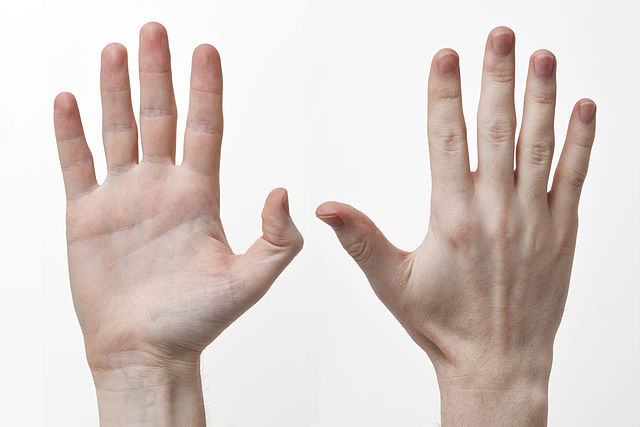
#> input picture src/Human-Hands-Front-Back.jpg, 640 x 427 px, given in place of the camera
$ python 'exp2_görünmeslik_pelerini.py'
#> lines starting #> are read from the running program, lines starting #| are printed output that depends on the picture; after the words box and inside, x2 and y2 are one past the last pixel; in counts of white or black regions, pixels touching at a corner belong together
import cv2
import numpy as np
cap = cv2.VideoCapture(0)
sas, img = cap.read()
#> img is the input picture: shape (427, 640, 3); mean B, G, R 201.5, 206.4, 218.3

cv2.imwrite("arkaplan.jpg", img)

background=cv2.imread("arkaplan.jpg")
background = cv2.resize(background, (800, 800))
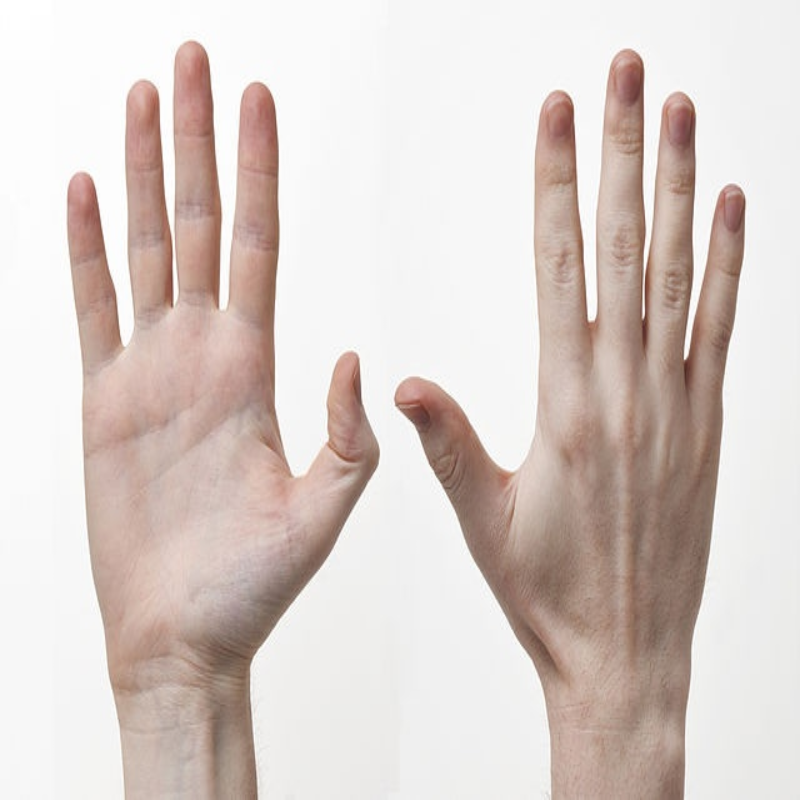
#> background: shape (800, 800, 3); mean B, G, R 201.4, 206.4, 218.2

while True:

    sas ,img =cap.read()

    img=cv2.resize(img,(800,800))
#> img: shape (800, 800, 3)
    #aynı boyuta esitliyoruz
    imgHSV = cv2.cvtColor(img, cv2.COLOR_BGR2HSV)
#> imgHSV: shape (800, 800, 3); mean H, S, V 9.6, 24.7, 218.3
    lower = np.array([0, 0, 200])
    upper = np.array([180, 50, 255])

    mask = cv2.inRange(imgHSV, lower, upper)
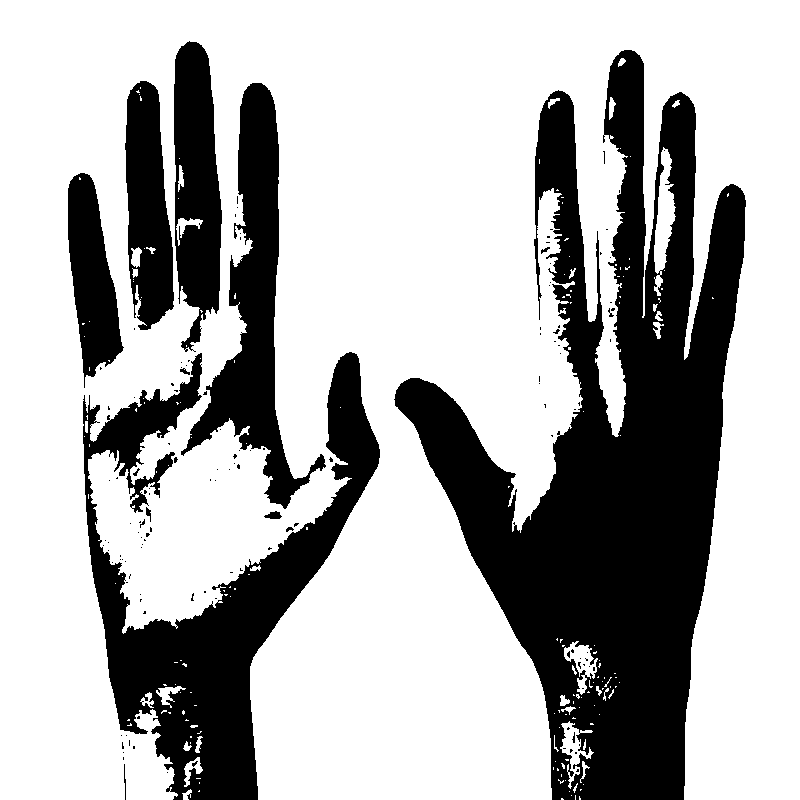
#> mask: shape (800, 800); 69.1% white; 135 black regions (121 under 20 px), largest, box (x1, y1, x2, y2) and area: (394, 50, 746, 800) 111844, (83, 352, 380, 800) 41143, (181, 83, 326, 509) 17367

    img[np.where(mask == 255)] = background[np.where(mask == 255)]
#> img: shape (800, 800, 3); mean B, G, R 201.3, 206.3, 218.3
    cv2.imshow("img", img)
    #cv2.imshow("mask", mask)

    cv2.waitKey(1)

$ run again, on src/Human_faces.jpg
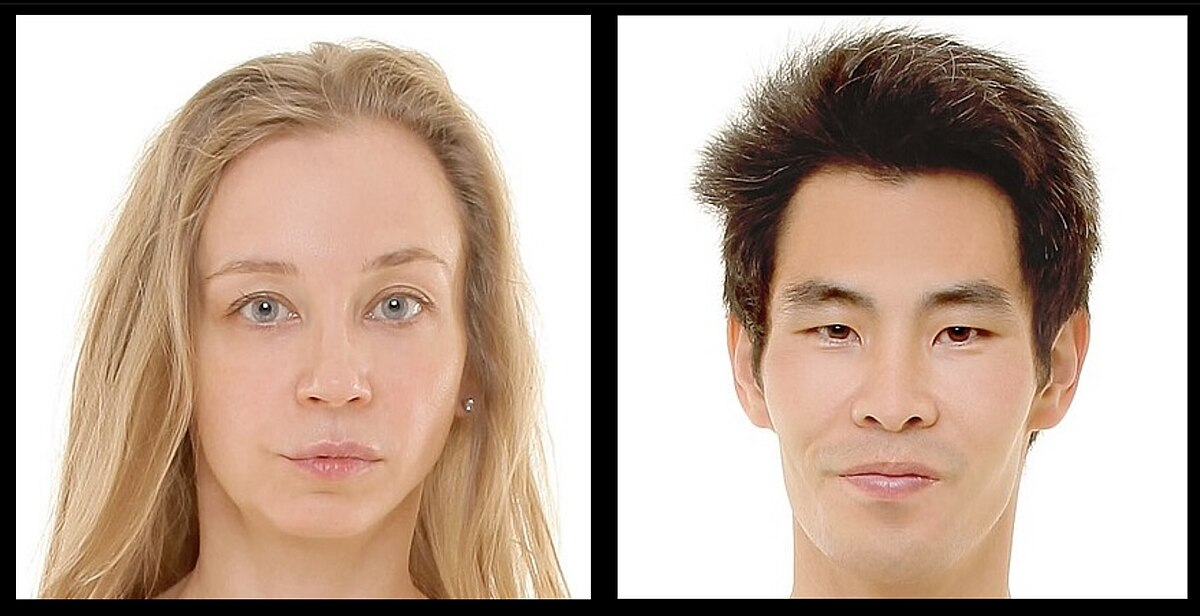
#> input picture src/Human_faces.jpg, 1200 x 616 px, given in place of the camera
#> img is the input picture: shape (616, 1200, 3); mean B, G, R 153.8, 168.3, 188.8
#> `background = cv2.resize(background, (800, 800))`:
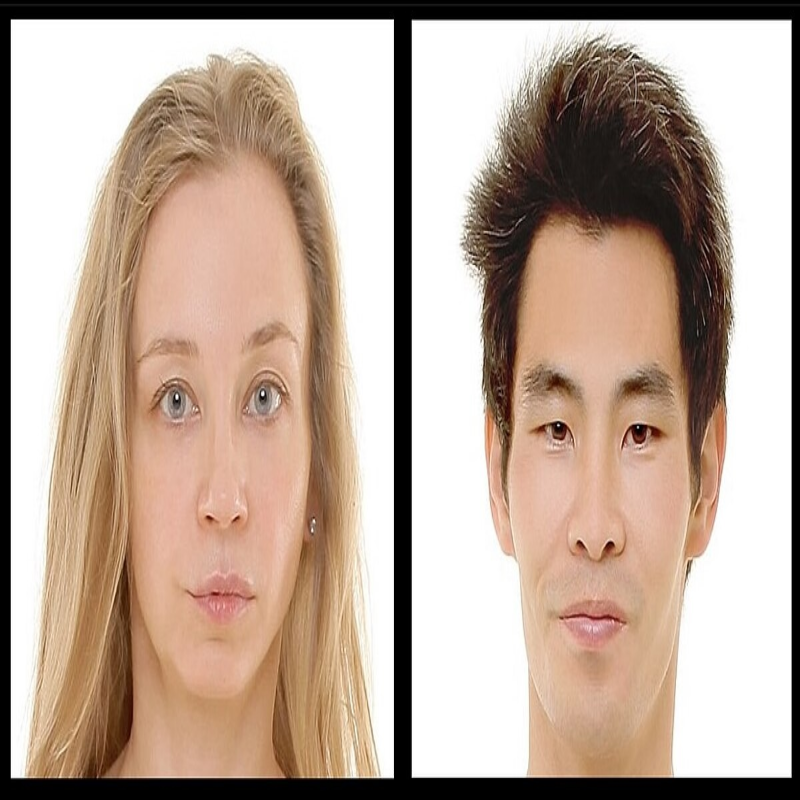
#> background: shape (800, 800, 3); mean B, G, R 153.7, 168.1, 188.7
#> imgHSV: shape (800, 800, 3); mean H, S, V 9.4, 54.5, 188.8
#> `mask = cv2.inRange(imgHSV, lower, upper)`:
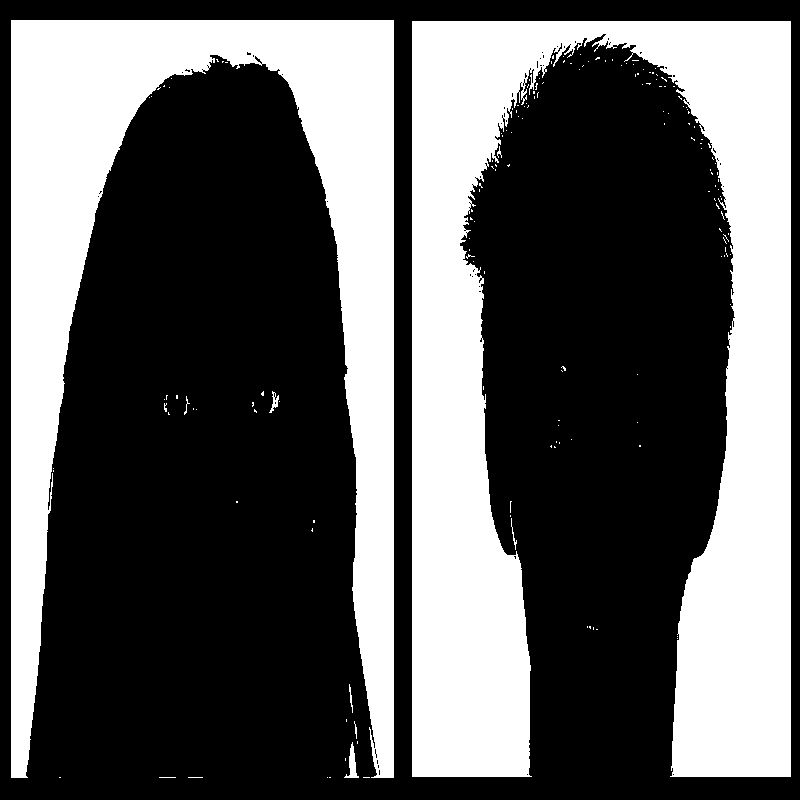
#> mask: shape (800, 800); 36.7% white; 170 white regions (161 under 20 px), largest, box (x1, y1, x2, y2) and area: (412, 21, 791, 777) 138647, (11, 20, 394, 778) 95307, (344, 742, 359, 778) 208

$ run again, on src/Rgb-Rengler-hepsi.jpg
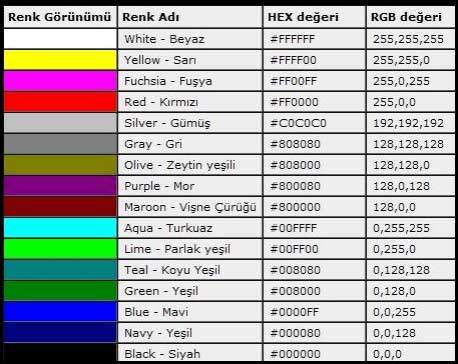
#> input picture src/Rgb-Rengler-hepsi.jpg, 458 x 364 px, given in place of the camera
#> img is the input picture: shape (364, 458, 3); mean B, G, R 174.6, 174.2, 174.5
#> `background = cv2.resize(background, (800, 800))`:
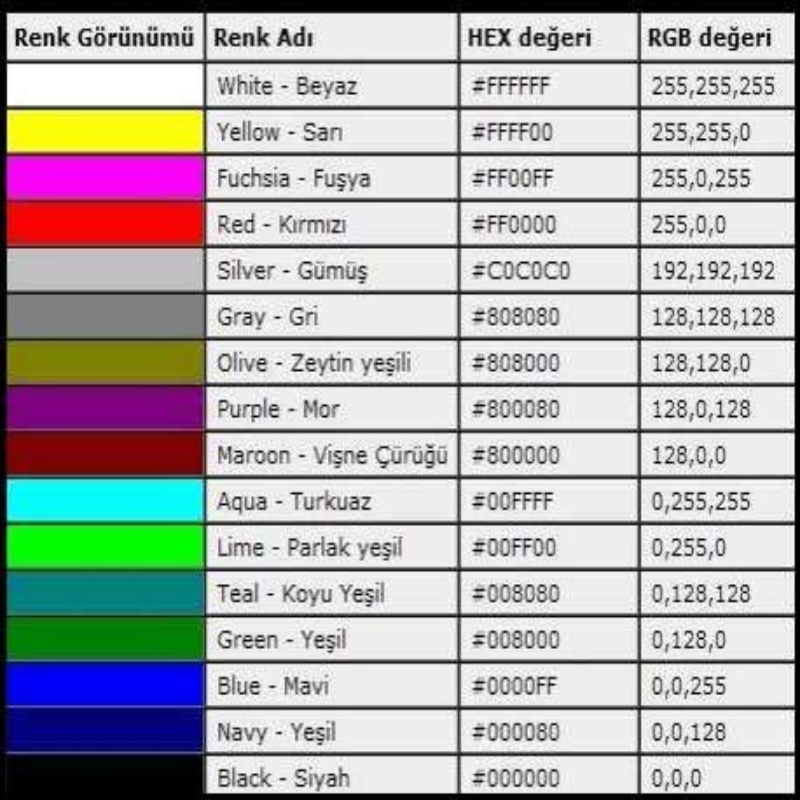
#> background: shape (800, 800, 3); mean B, G, R 174.5, 174.1, 174.4
#> imgHSV: shape (800, 800, 3); mean H, S, V 26.5, 43.8, 188.7
#> `mask = cv2.inRange(imgHSV, lower, upper)`:
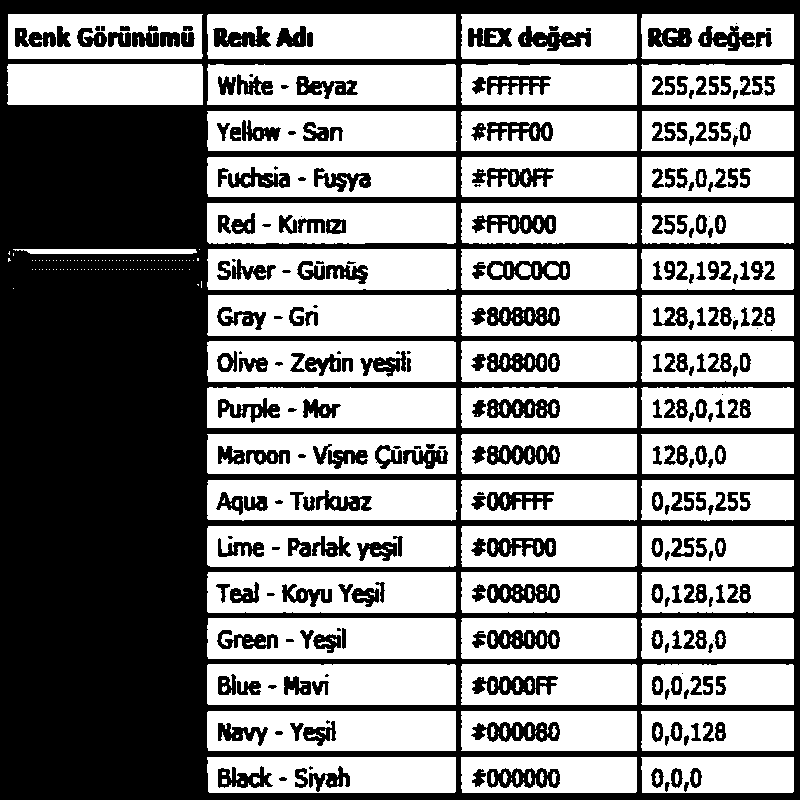
#> mask: shape (800, 800); 55.4% white; 298 black regions (29 under 20 px), largest, box (x1, y1, x2, y2) and area: (0, 0, 800, 800) 225329, (471, 722, 560, 742) 1123, (472, 676, 558, 695) 1032
